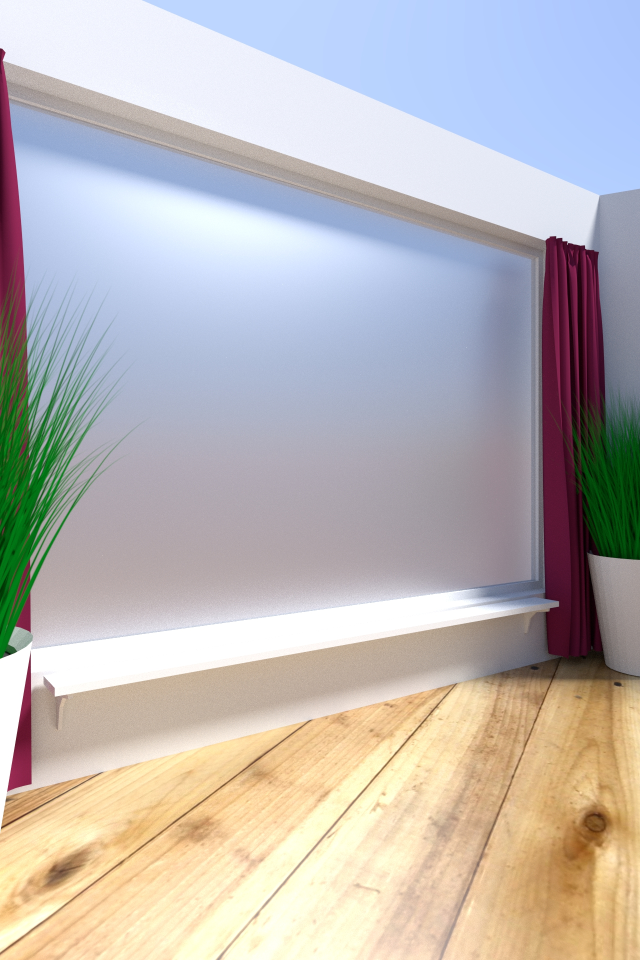
#> input picture media/img01.jpg, 1280 x 1920 px (shown at 1/2 size); its folder holds only this picture in this run
$ python -i imagestitching.py   (imports and definitions only)
#> lines starting #> are read from the running program, lines starting #| are printed output that depends on the picture
#> further down, picture is the input picture: shape (1920, 1280, 3); mean B, G, R 181.7, 183.2, 188.2
# -*- coding: utf-8 -*-
"""ImageStitching

Automatically generated by Colaboratory.

Original file is located at
    https://colab.research.google.com/drive/1VgBCGdz6B5OLgdkhwxNnoF6dRRNBv0vS

### Image Stitching - EE604 Project by Shashank Gupta and Sanket Anand
The code below is a partial reproduction of the algorithm described in the following paper:

Brown, Matthew, and David G. Lowe. "Automatic panoramic image stitching using invariant features." International journal of computer vision 74.1 (2007): 59-73.
"""

# Commented out IPython magic to ensure Python compatibility.
# %cd drive/My\ Drive/ImageStitching

from PIL import Image
import cv2 as cv
import numpy as np
import os
import timeit
import imutils

MIN_MATCH_COUNT = 4
NUM = 7
SHIFTING = False
CYLINDRICAL_WARP = False
B_WEIGHT = 0.5

# dataset = "LunchRoom"
# data_path = "data" + os.sep + dataset

# [11 lines left out: function fetch_images, not called in this run]

def extract_features(images, method):
  features = []
  sift = cv.xfeatures2d.SIFT_create()
  surf = cv.xfeatures2d.SURF_create()
  orb = cv.ORB_create()
  for img in images:
    grey = cv.cvtColor(img, cv.COLOR_BGR2GRAY)
    if method is "sift":
      kp, des = sift.detectAndCompute(grey, None)
    elif method is "surf":
      kp, des = surf.detectAndCompute(grey, None)
    elif method is "orb":
      kp, des = orb.detectAndCompute(grey, None)
    features.append((kp, des))
  return features

# [50 lines left out: functions lowe_ratio_test, find_matches, match_keypoints, not called in this run]

def left_stitch(images, f_method="sift", matcher="flann", lowe_ratio=0.75, max_threshold=4.0):
  img_a = images[0]
  for img_b in images[1:]:
    features = extract_features([img_b, img_a], f_method)
    matching = match_keypoints(features, f_method, matcher, lowe_ratio, max_threshold)
    if matching is None:
      continue
    (matches, homography, status) = matching
	# Inverse homography needed as warping the left image. Then blend with offset
    inv_homography = np.linalg.inv(homography)
    start_p = inv_homography @ np.array([0, 0, 1])
    start_p = start_p / start_p[-1]
    inv_homography[0][-1] += abs(round(start_p[0]))
    inv_homography[1][-1] += abs(round(start_p[1]))
    ds = inv_homography @ np.array([img_a.shape[1], img_a.shape[0], 1])
    offsety = int(abs(round(start_p[1])))
    offsetx = int(abs(round(start_p[0])))
    dsize = (int(ds[0]) + offsetx, int(ds[1]) + offsety)
    result_image = cv.warpPerspective(img_a, inv_homography, dsize)
    result_image[offsety:img_b.shape[0] + offsety, offsetx:img_b.shape[1] + offsetx] = img_b
    """blend = B_WEIGHT * result_image[offsety:img_b.shape[0] + offsety, offsetx:img_b.shape[1] + offsetx] + (1 - B_WEIGHT) * img_b
    # blend = blend.astype(int)
    # cv2_imshow(result_image)
    img_b = cv.copyMakeBorder(img_b, offsety, 0, offsetx, 0, cv.BORDER_CONSTANT, value=[0, 0, 0])
    if (img_b.shape[0] > result_image.shape[0]):
      result_image = cv.copyMakeBorder(result_image, 0, img_b.shape[0] - result_image.shape[0], 0, 0, cv.BORDER_CONSTANT, value=[0, 0, 0])
    else:
      img_b = cv.copyMakeBorder(img_b, 0, result_image.shape[0] - img_b.shape[0], 0, 0, cv.BORDER_CONSTANT, value=[0, 0, 0])
    if (img_b.shape[1] > result_image.shape[1]):
      result_image = cv.copyMakeBorder(result_image, 0, 0, 0, img_b.shape[1] - result_image.shape[1], cv.BORDER_CONSTANT, value=[0, 0, 0])
    else:
      img_b = cv.copyMakeBorder(img_b, 0, 0, 0, result_image.shape[1] - img_b.shape[1], cv.BORDER_CONSTANT, value=[0, 0, 0])
    print(img_b.shape, result_image.shape)
    overlap_mask = np.logical_and(img_b, result_image)
    blend = np.where(overlap_mask == True, B_WEIGHT * img_b + (1 - B_WEIGHT) * result_image, img_b)
    blend = np.around(blend).astype(int)
    cv2_imshow(blend)
    result_image = np.where(blend != np.array([0, 0, 0]), blend, result_image)"""
    img_a = result_image
  return img_a

# [31 lines left out: function right_stitch, not called in this run]

def stitch_images(images, f_method="sift", matcher="flann", lowe_ratio=0.75, max_threshold=4.0):
#> called with f_method = 'sift', matcher = 'flann', lowe_ratio = 0.75, max_threshold = 4
  num_images = len(images)
#> num_images = 1920
  left_set = images[:num_images // 2 + 1]
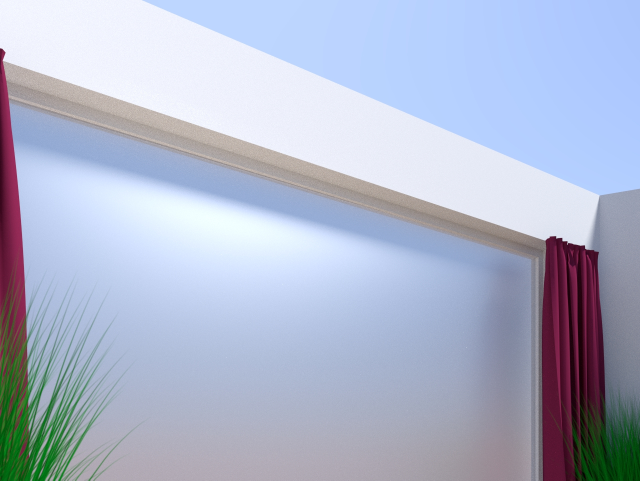
#> left_set: shape (961, 1280, 3) (shown at 1/2 size); mean B, G, R 204.3, 182.6, 174.5
  right_set = images[num_images // 2 + 1:]
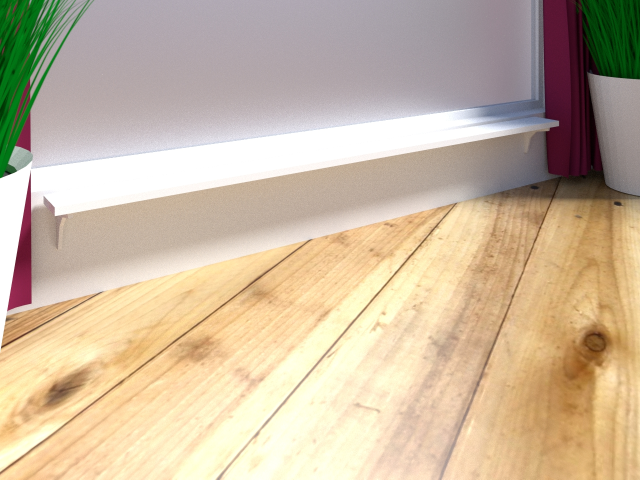
#> right_set: shape (959, 1280, 3) (shown at 1/2 size); mean B, G, R 159, 183.8, 202
  left_stitched = left_stitch(left_set, f_method, matcher, lowe_ratio, max_threshold)
#> in left_stitch, `img_a = images[0]`: img_a = 1280 rows, first 8: [255, 245, 243], [254, 242, 240], [255, 246, 244], [255, 246, 244], [255, 243, 241], [255, 243, 241], [254, 242, 240], [255, 243, 241]
#> the loop in left_stitch, `for img_b in images[1:]:` made 1 pass
  right_set.insert(0, left_stitched)
  right_stitched = right_stitch(right_set, f_method, matcher, lowe_ratio, max_threshold)
  return right_stitched

>>> import cv2
>>> picture = cv2.imread('../media/img01.jpg')
#> (the run stopped early here; a loop or call above may not have finished)

$ run again, on media/img02.jpg
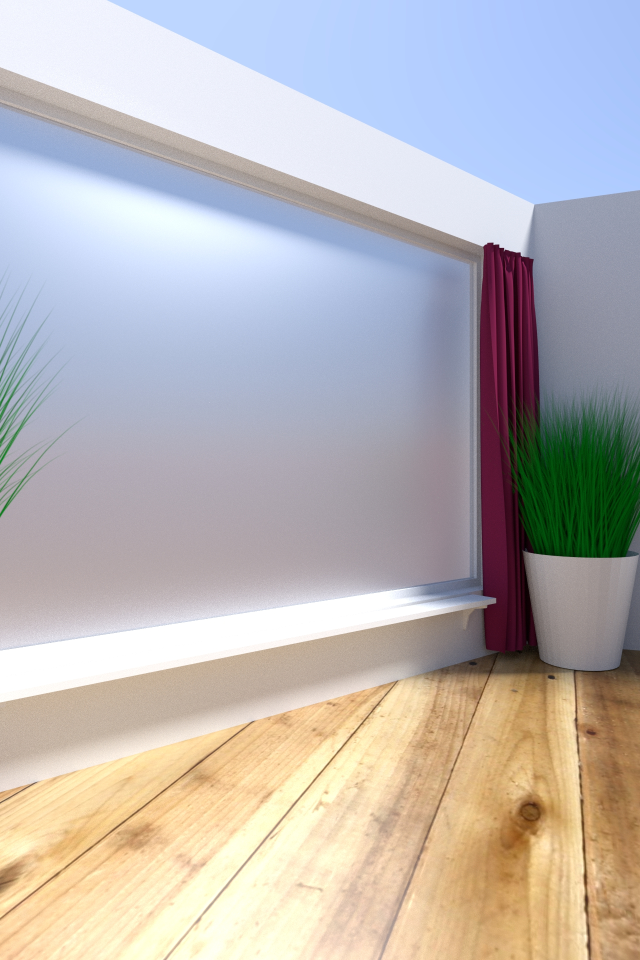
#> input picture media/img02.jpg, 1280 x 1920 px (shown at 1/2 size)
#> picture is the input picture: shape (1920, 1280, 3); mean B, G, R 181.2, 181.7, 186.6
#> num_images = 1920
#> in stitch_images, `left_set = images[:num_images // 2 + 1]`:
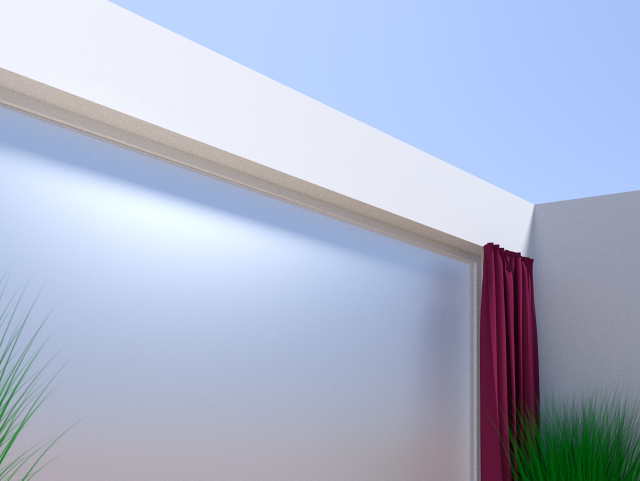
#> left_set: shape (961, 1280, 3) (shown at 1/2 size); mean B, G, R 207.5, 183.8, 174
#> in stitch_images, `right_set = images[num_images // 2 + 1:]`:
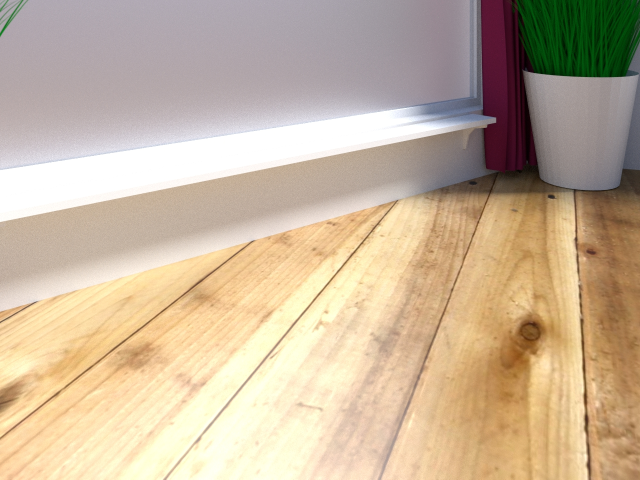
#> right_set: shape (959, 1280, 3) (shown at 1/2 size); mean B, G, R 154.8, 179.7, 199.1
#> img_a = 1280 rows, first 8: [255, 244, 242], [251, 239, 237], [255, 244, 242], [255, 244, 242], [253, 244, 241], [253, 244, 241], [254, 242, 240], [252, 240, 238]
#> the loop in left_stitch, `for img_b in images[1:]:` made 1 pass

$ run again, on media/img03.jpg
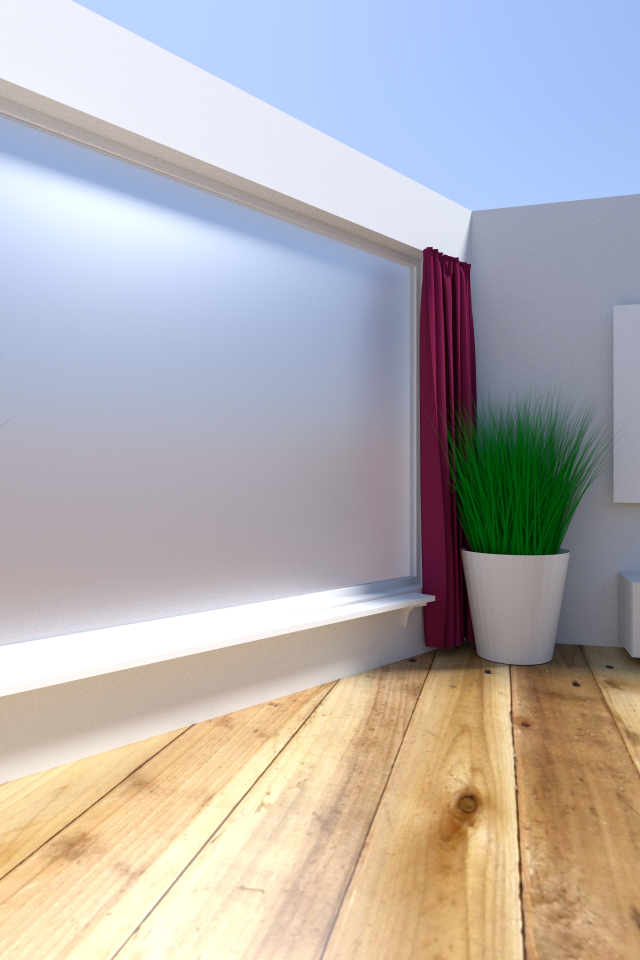
#> input picture media/img03.jpg, 1280 x 1920 px (shown at 1/2 size)
#> picture is the input picture: shape (1920, 1280, 3); mean B, G, R 177.3, 177.3, 182.3
#> num_images = 1920
#> in stitch_images, `left_set = images[:num_images // 2 + 1]`:
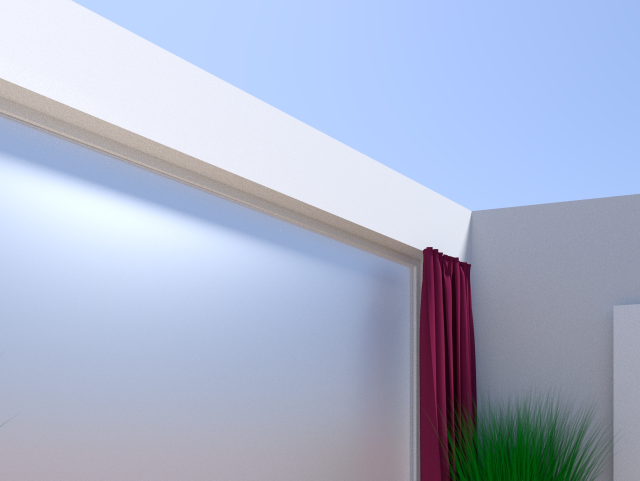
#> left_set: shape (961, 1280, 3) (shown at 1/2 size); mean B, G, R 206.3, 181.3, 171.1
#> in stitch_images, `right_set = images[num_images // 2 + 1:]`:
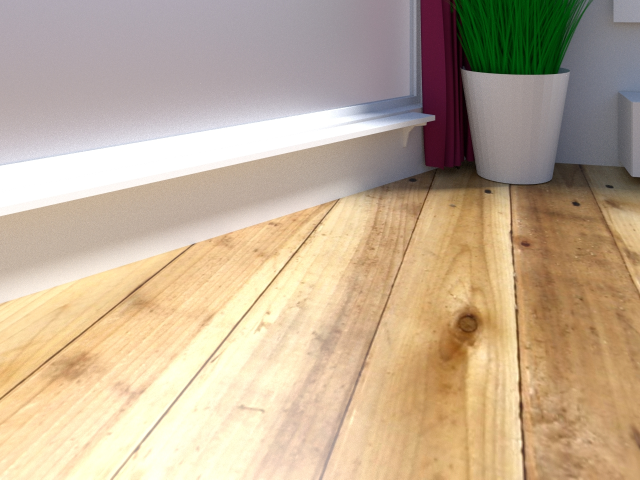
#> right_set: shape (959, 1280, 3) (shown at 1/2 size); mean B, G, R 148.2, 173.4, 193.5
#> img_a = 1280 rows, first 8: [255, 244, 242], [251, 239, 237], [254, 242, 240], [254, 242, 240], [252, 240, 238], [255, 243, 241], [252, 240, 238], [252, 240, 238]
#> the loop in left_stitch, `for img_b in images[1:]:` made 1 pass

$ run again, on media/img04.jpg
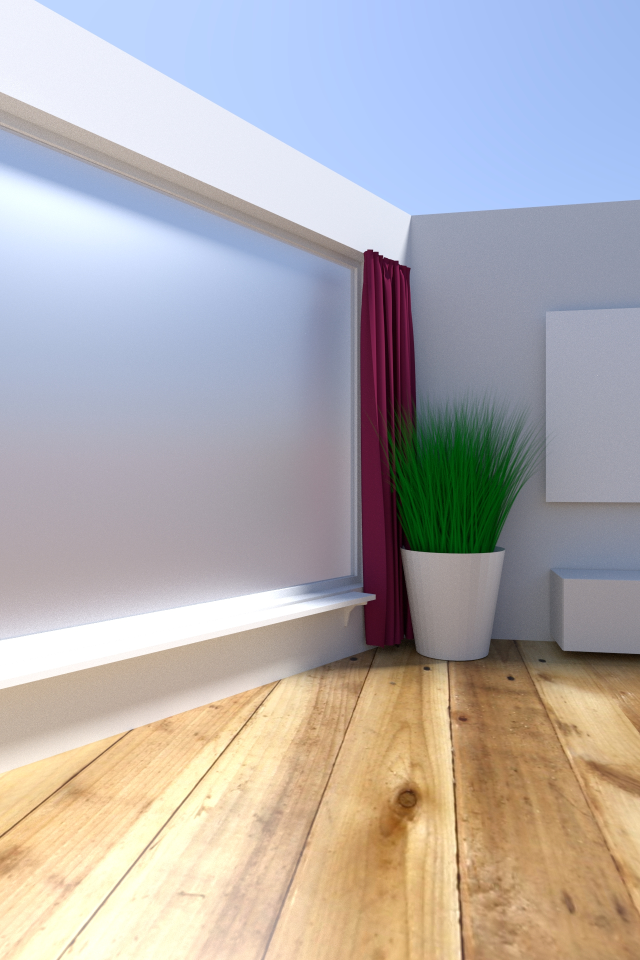
#> input picture media/img04.jpg, 1280 x 1920 px (shown at 1/2 size)
#> picture is the input picture: shape (1920, 1280, 3); mean B, G, R 174.2, 173.6, 178.6
#> num_images = 1920
#> in stitch_images, `left_set = images[:num_images // 2 + 1]`:
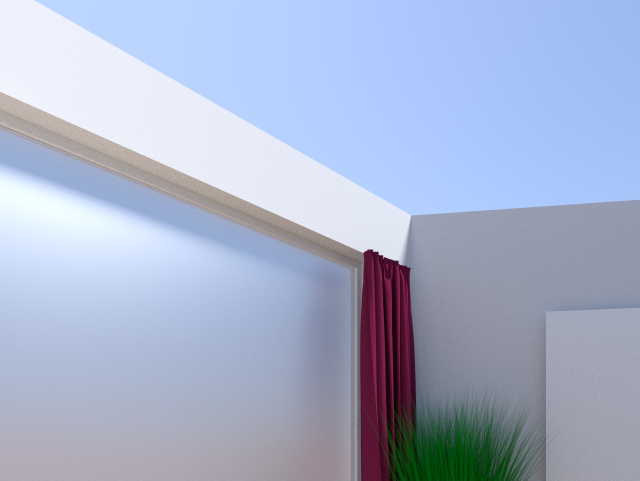
#> left_set: shape (961, 1280, 3) (shown at 1/2 size); mean B, G, R 205.1, 178.7, 167.8
#> in stitch_images, `right_set = images[num_images // 2 + 1:]`:
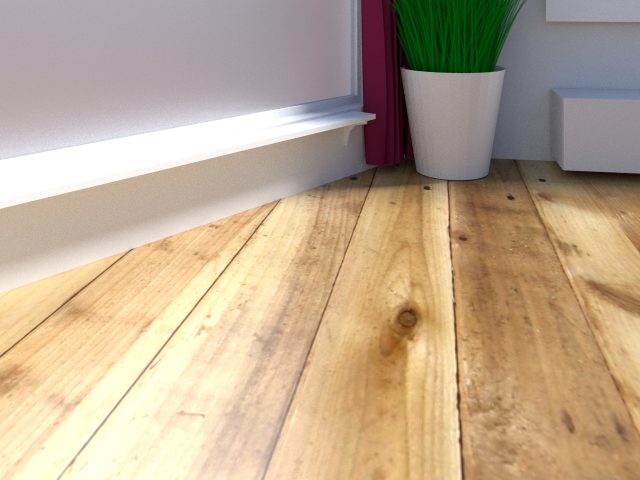
#> right_set: shape (959, 1280, 3) (shown at 1/2 size); mean B, G, R 143.2, 168.5, 189.3
#> img_a = 1280 rows, first 8: [254, 242, 240], [254, 242, 240], [253, 241, 239], [255, 245, 243], [251, 240, 236], [254, 243, 239], [251, 238, 236], [253, 240, 238]
#> the loop in left_stitch, `for img_b in images[1:]:` made 1 pass
